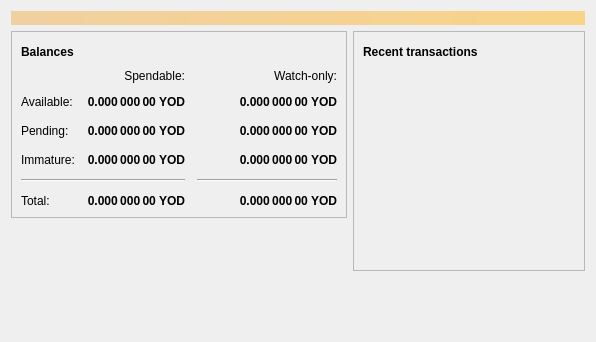
<?xml version="1.0" encoding="UTF-8"?>
<ui version="4.0">
 <class>OverviewPage</class>
 <widget class="QWidget" name="OverviewPage">
  <property name="geometry">
   <rect>
    <x>0</x>
    <y>0</y>
    <width>596</width>
    <height>342</height>
   </rect>
  </property>
  <property name="windowTitle">
   <string>Form</string>
  </property>
  <layout class="QVBoxLayout" name="topLayout">
   <item>
    <widget class="QLabel" name="labelAlerts">
     <property name="visible">
      <bool>false</bool>
     </property>
     <property name="styleSheet">
      <string notr="true">QLabel { background-color: qlineargradient(x1: 0, y1: 0, x2: 1, y2: 0, stop:0 #F0D0A0, stop:1 #F8D488); color:#000000; }</string>
     </property>
     <property name="wordWrap">
      <bool>true</bool>
     </property>
     <property name="margin">
      <number>3</number>
     </property>
     <property name="textInteractionFlags">
      <set>Qt::TextSelectableByMouse</set>
     </property>
    </widget>
   </item>
   <item>
    <layout class="QHBoxLayout" name="horizontalLayout" stretch="1,1">
     <item>
      <layout class="QVBoxLayout" name="verticalLayout_2">
       <item>
        <widget class="QFrame" name="frame">
         <property name="frameShape">
          <enum>QFrame::StyledPanel</enum>
         </property>
         <property name="frameShadow">
          <enum>QFrame::Raised</enum>
         </property>
         <layout class="QVBoxLayout" name="verticalLayout_4">
          <item>
           <layout class="QHBoxLayout" name="horizontalLayout_4">
            <item>
             <widget class="QLabel" name="label_5">
              <property name="font">
               <font>
                <weight>75</weight>
                <bold>true</bold>
               </font>
              </property>
              <property name="text">
               <string>Balances</string>
              </property>
             </widget>
            </item>
            <item>
             <widget class="QPushButton" name="labelWalletStatus">
              <property name="enabled">
               <bool>true</bool>
              </property>
              <property name="maximumSize">
               <size>
                <width>30</width>
                <height>16777215</height>
               </size>
              </property>
              <property name="toolTip">
               <string>The displayed information may be out of date. Your wallet automatically synchronizes with the Yodacoin network after a connection is established, but this process has not completed yet.</string>
              </property>
              <property name="text">
               <string/>
              </property>
              <property name="icon">
               <iconset resource="../bitcoin.qrc">
                <normaloff>:/icons/warning</normaloff>
                <disabledoff>:/icons/warning</disabledoff>:/icons/warning</iconset>
              </property>
              <property name="iconSize">
               <size>
                <width>24</width>
                <height>24</height>
               </size>
              </property>
              <property name="flat">
               <bool>true</bool>
              </property>
             </widget>
            </item>
            <item>
             <spacer name="horizontalSpacer_3">
              <property name="orientation">
               <enum>Qt::Horizontal</enum>
              </property>
              <property name="sizeHint" stdset="0">
               <size>
                <width>40</width>
                <height>20</height>
               </size>
              </property>
             </spacer>
            </item>
           </layout>
          </item>
          <item>
           <layout class="QGridLayout" name="gridLayout">
            <property name="spacing">
             <number>12</number>
            </property>
            <item row="2" column="2">
             <widget class="QLabel" name="labelWatchPending">
              <property name="font">
               <font>
                <weight>75</weight>
                <bold>true</bold>
               </font>
              </property>
              <property name="cursor">
               <cursorShape>IBeamCursor</cursorShape>
              </property>
              <property name="toolTip">
               <string>Unconfirmed transactions to watch-only addresses</string>
              </property>
              <property name="text">
               <string notr="true">0.000 000 00 YOD</string>
              </property>
              <property name="alignment">
               <set>Qt::AlignRight|Qt::AlignTrailing|Qt::AlignVCenter</set>
              </property>
              <property name="textInteractionFlags">
               <set>Qt::LinksAccessibleByMouse|Qt::TextSelectableByKeyboard|Qt::TextSelectableByMouse</set>
              </property>
             </widget>
            </item>
            <item row="2" column="1">
             <widget class="QLabel" name="labelUnconfirmed">
              <property name="font">
               <font>
                <weight>75</weight>
                <bold>true</bold>
               </font>
              </property>
              <property name="cursor">
               <cursorShape>IBeamCursor</cursorShape>
              </property>
              <property name="toolTip">
               <string>Total of transactions that have yet to be confirmed, and do not yet count toward the spendable balance</string>
              </property>
              <property name="text">
               <string notr="true">0.000 000 00 YOD</string>
              </property>
              <property name="alignment">
               <set>Qt::AlignRight|Qt::AlignTrailing|Qt::AlignVCenter</set>
              </property>
              <property name="textInteractionFlags">
               <set>Qt::LinksAccessibleByMouse|Qt::TextSelectableByKeyboard|Qt::TextSelectableByMouse</set>
              </property>
             </widget>
            </item>
            <item row="3" column="2">
             <widget class="QLabel" name="labelWatchImmature">
              <property name="font">
               <font>
                <weight>75</weight>
                <bold>true</bold>
               </font>
              </property>
              <property name="cursor">
               <cursorShape>IBeamCursor</cursorShape>
              </property>
              <property name="toolTip">
               <string>Mined balance in watch-only addresses that has not yet matured</string>
              </property>
              <property name="text">
               <string notr="true">0.000 000 00 YOD</string>
              </property>
              <property name="alignment">
               <set>Qt::AlignRight|Qt::AlignTrailing|Qt::AlignVCenter</set>
              </property>
              <property name="textInteractionFlags">
               <set>Qt::LinksAccessibleByMouse|Qt::TextSelectableByKeyboard|Qt::TextSelectableByMouse</set>
              </property>
             </widget>
            </item>
            <item row="4" column="0" colspan="2">
             <widget class="Line" name="line">
              <property name="orientation">
               <enum>Qt::Horizontal</enum>
              </property>
             </widget>
            </item>
            <item row="4" column="2">
             <widget class="Line" name="lineWatchBalance">
              <property name="sizePolicy">
               <sizepolicy hsizetype="Preferred" vsizetype="Fixed">
                <horstretch>0</horstretch>
                <verstretch>0</verstretch>
               </sizepolicy>
              </property>
              <property name="minimumSize">
               <size>
                <width>140</width>
                <height>0</height>
               </size>
              </property>
              <property name="orientation">
               <enum>Qt::Horizontal</enum>
              </property>
             </widget>
            </item>
            <item row="5" column="0">
             <widget class="QLabel" name="labelTotalText">
              <property name="text">
               <string>Total:</string>
              </property>
             </widget>
            </item>
            <item row="3" column="1">
             <widget class="QLabel" name="labelImmature">
              <property name="font">
               <font>
                <weight>75</weight>
                <bold>true</bold>
               </font>
              </property>
              <property name="cursor">
               <cursorShape>IBeamCursor</cursorShape>
              </property>
              <property name="toolTip">
               <string>Mined balance that has not yet matured</string>
              </property>
              <property name="text">
               <string notr="true">0.000 000 00 YOD</string>
              </property>
              <property name="alignment">
               <set>Qt::AlignRight|Qt::AlignTrailing|Qt::AlignVCenter</set>
              </property>
              <property name="textInteractionFlags">
               <set>Qt::LinksAccessibleByMouse|Qt::TextSelectableByKeyboard|Qt::TextSelectableByMouse</set>
              </property>
             </widget>
            </item>
            <item row="2" column="3">
             <spacer name="horizontalSpacer_2">
              <property name="orientation">
               <enum>Qt::Horizontal</enum>
              </property>
              <property name="sizeHint" stdset="0">
               <size>
                <width>40</width>
                <height>20</height>
               </size>
              </property>
             </spacer>
            </item>
            <item row="3" column="0">
             <widget class="QLabel" name="labelImmatureText">
              <property name="text">
               <string>Immature:</string>
              </property>
             </widget>
            </item>
            <item row="5" column="1">
             <widget class="QLabel" name="labelTotal">
              <property name="font">
               <font>
                <weight>75</weight>
                <bold>true</bold>
               </font>
              </property>
              <property name="cursor">
               <cursorShape>IBeamCursor</cursorShape>
              </property>
              <property name="toolTip">
               <string>Your current total balance</string>
              </property>
              <property name="text">
               <string notr="true">0.000 000 00 YOD</string>
              </property>
              <property name="alignment">
               <set>Qt::AlignRight|Qt::AlignTrailing|Qt::AlignVCenter</set>
              </property>
              <property name="textInteractionFlags">
               <set>Qt::LinksAccessibleByMouse|Qt::TextSelectableByKeyboard|Qt::TextSelectableByMouse</set>
              </property>
             </widget>
            </item>
            <item row="5" column="2">
             <widget class="QLabel" name="labelWatchTotal">
              <property name="font">
               <font>
                <weight>75</weight>
                <bold>true</bold>
               </font>
              </property>
              <property name="cursor">
               <cursorShape>IBeamCursor</cursorShape>
              </property>
              <property name="toolTip">
               <string>Current total balance in watch-only addresses</string>
              </property>
              <property name="text">
               <string notr="true">0.000 000 00 YOD</string>
              </property>
              <property name="alignment">
               <set>Qt::AlignRight|Qt::AlignTrailing|Qt::AlignVCenter</set>
              </property>
              <property name="textInteractionFlags">
               <set>Qt::LinksAccessibleByMouse|Qt::TextSelectableByKeyboard|Qt::TextSelectableByMouse</set>
              </property>
             </widget>
            </item>
            <item row="0" column="2">
             <widget class="QLabel" name="labelWatchonly">
              <property name="text">
               <string>Watch-only:</string>
              </property>
              <property name="alignment">
               <set>Qt::AlignRight|Qt::AlignTrailing|Qt::AlignVCenter</set>
              </property>
             </widget>
            </item>
            <item row="1" column="0">
             <widget class="QLabel" name="labelBalanceText">
              <property name="text">
               <string>Available:</string>
              </property>
             </widget>
            </item>
            <item row="1" column="1">
             <widget class="QLabel" name="labelBalance">
              <property name="font">
               <font>
                <weight>75</weight>
                <bold>true</bold>
               </font>
              </property>
              <property name="cursor">
               <cursorShape>IBeamCursor</cursorShape>
              </property>
              <property name="toolTip">
               <string>Your current spendable balance</string>
              </property>
              <property name="text">
               <string notr="true">0.000 000 00 YOD</string>
              </property>
              <property name="alignment">
               <set>Qt::AlignRight|Qt::AlignTrailing|Qt::AlignVCenter</set>
              </property>
              <property name="textInteractionFlags">
               <set>Qt::LinksAccessibleByMouse|Qt::TextSelectableByKeyboard|Qt::TextSelectableByMouse</set>
              </property>
             </widget>
            </item>
            <item row="1" column="2">
             <widget class="QLabel" name="labelWatchAvailable">
              <property name="font">
               <font>
                <weight>75</weight>
                <bold>true</bold>
               </font>
              </property>
              <property name="cursor">
               <cursorShape>IBeamCursor</cursorShape>
              </property>
              <property name="toolTip">
               <string>Your current balance in watch-only addresses</string>
              </property>
              <property name="text">
               <string notr="true">0.000 000 00 YOD</string>
              </property>
              <property name="alignment">
               <set>Qt::AlignRight|Qt::AlignTrailing|Qt::AlignVCenter</set>
              </property>
              <property name="textInteractionFlags">
               <set>Qt::LinksAccessibleByMouse|Qt::TextSelectableByKeyboard|Qt::TextSelectableByMouse</set>
              </property>
             </widget>
            </item>
            <item row="2" column="0">
             <widget class="QLabel" name="labelPendingText">
              <property name="text">
               <string>Pending:</string>
              </property>
             </widget>
            </item>
            <item row="0" column="1">
             <widget class="QLabel" name="labelSpendable">
              <property name="text">
               <string>Spendable:</string>
              </property>
              <property name="alignment">
               <set>Qt::AlignRight|Qt::AlignTrailing|Qt::AlignVCenter</set>
              </property>
             </widget>
            </item>
           </layout>
          </item>
         </layout>
        </widget>
       </item>
       <item>
        <spacer name="verticalSpacer">
         <property name="orientation">
          <enum>Qt::Vertical</enum>
         </property>
         <property name="sizeHint" stdset="0">
          <size>
           <width>20</width>
           <height>40</height>
          </size>
         </property>
        </spacer>
       </item>
      </layout>
     </item>
     <item>
      <layout class="QVBoxLayout" name="verticalLayout_3">
       <item>
        <widget class="QFrame" name="frame_2">
         <property name="frameShape">
          <enum>QFrame::StyledPanel</enum>
         </property>
         <property name="frameShadow">
          <enum>QFrame::Raised</enum>
         </property>
         <layout class="QVBoxLayout" name="verticalLayout">
          <item>
           <layout class="QHBoxLayout" name="horizontalLayout_2">
            <item>
             <widget class="QLabel" name="label_4">
              <property name="font">
               <font>
                <weight>75</weight>
                <bold>true</bold>
               </font>
              </property>
              <property name="text">
               <string>Recent transactions</string>
              </property>
             </widget>
            </item>
            <item>
             <widget class="QPushButton" name="labelTransactionsStatus">
              <property name="enabled">
               <bool>true</bool>
              </property>
              <property name="maximumSize">
               <size>
                <width>30</width>
                <height>16777215</height>
               </size>
              </property>
              <property name="toolTip">
               <string>The displayed information may be out of date. Your wallet automatically synchronizes with the Yodacoin network after a connection is established, but this process has not completed yet.</string>
              </property>
              <property name="text">
               <string/>
              </property>
              <property name="icon">
               <iconset resource="../bitcoin.qrc">
                <normaloff>:/icons/warning</normaloff>
                <disabledoff>:/icons/warning</disabledoff>:/icons/warning</iconset>
              </property>
              <property name="iconSize">
               <size>
                <width>24</width>
                <height>24</height>
               </size>
              </property>
              <property name="flat">
               <bool>true</bool>
              </property>
             </widget>
            </item>
            <item>
             <spacer name="horizontalSpacer">
              <property name="orientation">
               <enum>Qt::Horizontal</enum>
              </property>
              <property name="sizeHint" stdset="0">
               <size>
                <width>40</width>
                <height>20</height>
               </size>
              </property>
             </spacer>
            </item>
           </layout>
          </item>
          <item>
           <widget class="QListView" name="listTransactions">
            <property name="styleSheet">
             <string notr="true">QListView { background: transparent; }</string>
            </property>
            <property name="frameShape">
             <enum>QFrame::NoFrame</enum>
            </property>
            <property name="verticalScrollBarPolicy">
             <enum>Qt::ScrollBarAlwaysOff</enum>
            </property>
            <property name="horizontalScrollBarPolicy">
             <enum>Qt::ScrollBarAlwaysOff</enum>
            </property>
            <property name="selectionMode">
             <enum>QAbstractItemView::NoSelection</enum>
            </property>
           </widget>
          </item>
         </layout>
        </widget>
       </item>
       <item>
        <spacer name="verticalSpacer_2">
         <property name="orientation">
          <enum>Qt::Vertical</enum>
         </property>
         <property name="sizeHint" stdset="0">
          <size>
           <width>20</width>
           <height>40</height>
          </size>
         </property>
        </spacer>
       </item>
      </layout>
     </item>
    </layout>
   </item>
  </layout>
 </widget>
 <resources/>
 <connections/>
</ui>
